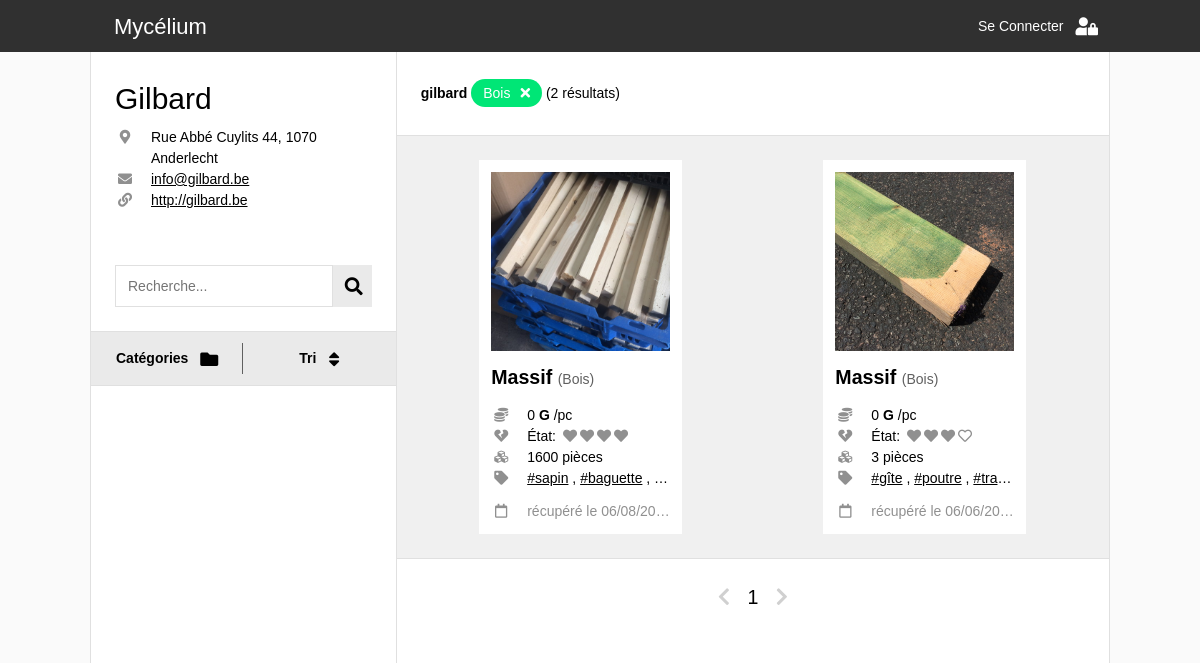
The app's page /catalogue.php?r=gilbard&catsearch=1, older data.
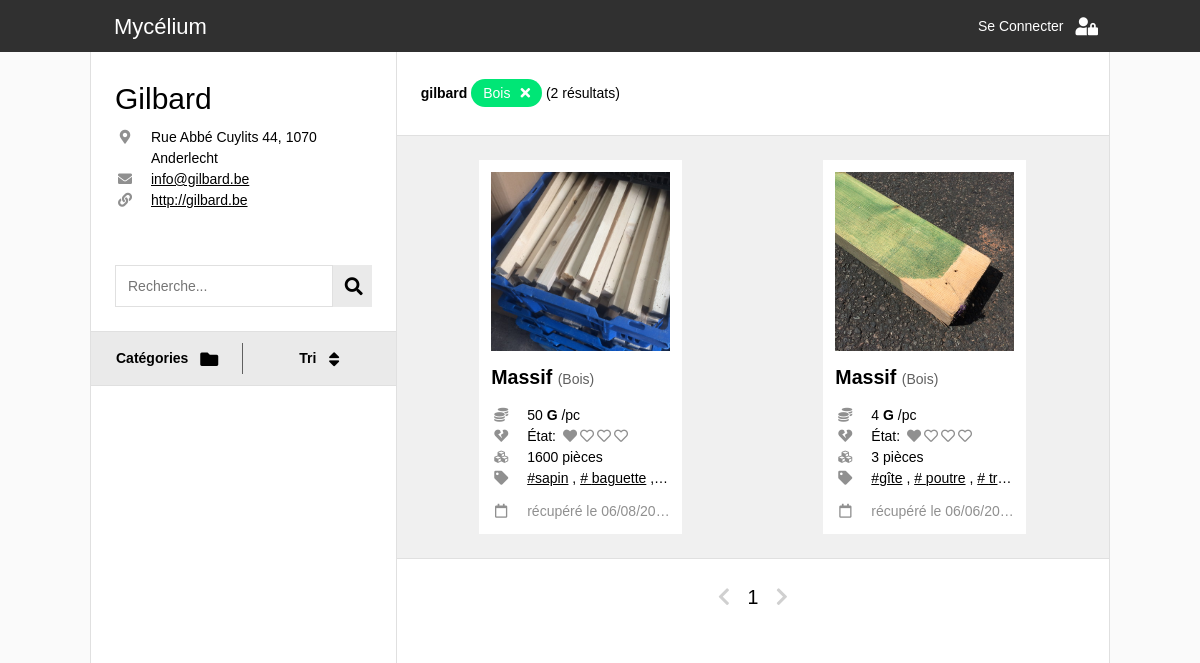
The same page, newer data.
### tables this page shows
CREATE TABLE `_global_recuperatheques` (
  `ID` int(11) NOT NULL,
  `nom` varchar(255) NOT NULL,
  `adresse` varchar(255) NOT NULL,
  `monnaie` varchar(8) NOT NULL,
  `telephone` varchar(16) NOT NULL,
  `mdp` varchar(255) NOT NULL,
  `site` varchar(255) NOT NULL,
  `pseudo` varchar(16) NOT NULL,
  `mail` varchar(255) NOT NULL,
  `date_creation` date DEFAULT NULL
);

CREATE TABLE `gilbard_catalogue` (
  `ID` int(11) NOT NULL,
  `ID_categorie` int(11) NOT NULL,
  `ID_souscategorie` int(11) NOT NULL,
  `pieces` int(11) NOT NULL,
  `dimensions` varchar(255) NOT NULL,
  `etat` int(11) NOT NULL,
  `tags` text NOT NULL,
  `remarques` text NOT NULL,
  `date_ajout` datetime NOT NULL DEFAULT CURRENT_TIMESTAMP,
  `poids` float NOT NULL,
  `prix` float NOT NULL,
  `localisation` varchar(255) NOT NULL
);

CREATE TABLE `_global_souscategories` (
  `ID` int(11) NOT NULL,
  `nom` varchar(255) NOT NULL,
  `ID_categorie` int(11) NOT NULL,
  `unite` varchar(255) NOT NULL,
  `prix` float NOT NULL
);

CREATE TABLE `_global_categories` (
  `ID` int(11) NOT NULL,
  `nom` varchar(255) NOT NULL,
  `score` int(11) NOT NULL
);

### connection_db.php (called while the page is built, shortened)
<?php
  function link_construct($params, $web_page = 1){
    if ($web_page==1){
      $web_page = basename($_SERVER['PHP_SELF']);
    }
    $getURL = $web_page . '?' . http_build_query(array_merge($_GET, $params));
    return $getURL;
  }
?>

### categories_system.php (called while the page is built, shortened)
<?php
  $reqCat = $bdd->prepare('  SELECT cat.ID AS cat_ID, cat.nom AS cat_nom,
                             sscat.ID AS ID, sscat.ID_categorie, sscat.nom AS nom
                             FROM _global_souscategories sscat
                             INNER JOIN _global_categories cat ON sscat.ID_categorie=cat.ID
                             ORDER BY cat.ID, sscat.ID
                             ');
  $reqCat->execute();
  $system = array();
  $current_cat = '';
  while($sscat = $reqCat->fetch()){
    if($current_cat != $sscat['cat_ID']){
      $system[$sscat['cat_ID']] = array('nom' => $sscat['cat_nom'], 'sscats' => array());
      $current_cat = $sscat['cat_ID'];
    }
    $system[$sscat['cat_ID']]['sscats'][$sscat['ID']] = $sscat['nom'];
  }
?>

### item.php (the view, shortened to what the rows shown need)
<?php
  $prix = $item['prix'];
  $piece = "1 pièce";
  if ($item['pieces']>1){
    $piece = $item['pieces'] . " pièces";
  }
  $tags = explode(", ",$item['tags']);
?>
<div class='item'>
  <?php
    if(basename($_SERVER['PHP_SELF'])=="catalogue.php"){
       ?>
      <a class="hidden-link" href="item_page.php?r=<?php echo $recuperatheque?>&id=<?php echo $item['ID_item']?>">
        <span></span>
      </a>
    <?php
    }
  ?>
  <div class="photo-container">
      <?php
        $image_url = 'photos/' . $recuperatheque . '/' . $item['ID_item'] . '.jpg';
      ?>
      <img class="item-photo" src=<?php echo $image_url; ?> />
  </div>
  <div class="text-container">
    <div class='categorie-container'>
      <?php
      if ($item['sous_categorie']!='Autre'){
        ?>
        <span class="souscat"> <?php echo $item['sous_categorie']; ?> </span>
        <span class="cat"> (<?php echo $item['categorie']; ?>) </span>
      <?php
      }
      else{
        ?>
        <span class="souscat"> <?php echo $item['categorie']; ?> </span>
      <?php
      }
      ?>
    </div>
    <div class="info-container separateur">
      <div class="info-line">
        <i class='fas fa-coins info-icon'></i>
        <div class="info-text"><?php echo $prix; ?> <b><?php echo $recup_info['monnaie'];; ?></b> /pc </div>
      </div>
      <div class="info-line">
        <i class='fas fa-heart-broken info-icon'></i>
        <div class="info-text"> État:
          <span class='etat-icon-container'>
          <?php
          for($n = 0; $n < 4; $n++){
            if($item['etat'] > $n){
              echo '<i class="fas fa-heart"></i>' ;
            } else{
              echo '<i class="far fa-heart"></i>' ;
            }
          }
          ?>
          </span>
        </div>
      </div>
      <div class="info-line">
        <i class='fas fa-cubes info-icon'></i>
        <div class="info-text"><?php echo $piece; ?></div>
      </div>
    </div>
    <div class='tags-container separateur'>
      <div class="info-line">
        <i class='fas fa-tag info-icon'></i>
        <div class="info-text">
          <?php
            for($n = 0; $n < count($tags); $n++){?>
              <a class="tag" href= <?php echo link_construct(array('q'=>$tags[$n],'id'=>null, 'page'=>1), 'catalogue.php') ?> >#<?php echo $tags[$n];?></a>
              <?php
              if($n!=count($tags)-1){ echo ', '; }
            }
          ?>
        </div>
      </div>
    </div>
    <div class="date-container">
      <div class="info-line">
        <i class='far fa-calendar info-icon'></i>
        <div class="info-text">récupéré le <?php echo $item['date_ajout_fr']; ?></div>
      </div>
    </div>
  </div>
</div>

### catalogue.php (shortened to what the rows shown need)
<!DOCTYPE html>
<html lang="en">
<head>
  <link rel="stylesheet" href="css/w3.css">
  <link rel="stylesheet" href="https://use.fontawesome.com/releases/v5.7.0/css/all.css">
  <link rel="stylesheet" href="https://indestructibletype.com/fonts/Jost.css" type="text/css" charset="utf-8" />
  <link rel="stylesheet" href="css/main.css">
  <link rel="stylesheet" href="css/header.css">
  <link rel="stylesheet" href="css/menu.css">
  <link rel="stylesheet" href="css/item.css">
</head>
<body>
  <?php
    include('connection_db.php')
  ?>
  <?php
    $req = $bdd->prepare(' SELECT pseudo FROM _global_recuperatheques ');
    $req->execute();
    $recuperatheques = array();
    while($item = $req->fetch()){
      array_push($recuperatheques,$item['pseudo']);
    }
    if (isset($_GET['r']) && in_array($_GET['r'], $recuperatheques)){
      $recuperatheque = htmlspecialchars($_GET['r']);
      $recuperatheque_catalogue = htmlspecialchars($_GET['r']) . '_catalogue';
    } else{
      $recuperatheque = null;
    }
  ?>
  <?php
    if($recuperatheque){
      include('categories_system.php');
    }
  ?>
  <?php
    if (isset($_GET['q'])){
      $query = htmlspecialchars($_GET['q']);
    } else{
      $query = null;
    }
    $tri_option = array('date_ajout' => 'Date de récupération',
                        'prix' => 'Prix par pièce',
                        'etat' => 'État d\'usure',
                        'pieces' => 'Pièces disponibles');
    if (isset($_GET['order']) && array_key_exists($_GET['order'], $tri_option)){
      $tri = htmlspecialchars($_GET['order']);
    } else{
      $tri = 'date_ajout';
    }
    if(isset($_GET['catsearch']) and $_GET['catsearch']!=0
    and array_key_exists($_GET['catsearch'], $system)){
      $catsearch = htmlspecialchars($_GET['catsearch']);
    } else{
      $catsearch = null;
    }
    if(isset($_GET['sscatsearch']) and $_GET['sscatsearch']!=0
      and array_key_exists($_GET['sscatsearch'], $system[$catsearch]['sscats'])){
      $sscatsearch = htmlspecialchars($_GET['sscatsearch']);
    } else{
      $sscatsearch = null;
    }
    if (isset($_GET['page']) && is_numeric($_GET['page'])) {
      $page = (int) htmlspecialchars($_GET['page']);
    } else{
      $page = 1;
    }
  ?>
  <div class="quasi-fullwidth space-header two-side-flex">
      <?php
      if($recuperatheque){?>
        <div class="flex-third">
          <?php
            $req = $bdd->prepare(' SELECT * FROM _global_recuperatheques WHERE pseudo = :recuperatheque ');
            $req->bindValue(':recuperatheque', $recuperatheque , PDO::PARAM_STR);
            $req->execute();
            $recup_info = $req->fetch();
            include("recuperatheque_info.php");
          ?>
          <form class="container search-bar" action="catalogue.php" method="GET">
            <input type="text" class="search-bar-input" name="q" placeholder="Recherche..." value="<?php echo $query?>">
            <button class="w3-large fa fa-search search-bar-button" type="submit"></button>
          </form>
          <div class="menu-container" id="menu-container">
            <div class="menu-bar">
              <button id="cat-button" class="button-flex menu-button separation" onclick="openMenu(event,'categories')">
                <div class="button-title">Catégories</div>
                <i class='button-icon w3-large fas fa-folder'></i>
              </button>
              <button id="tri-button" class="button-flex menu-button" onclick="openMenu(event,'tri')">
                <div class="button-title">Tri</div>
                <i class='button-icon w3-large fas fa-sort'></i>
              </button>
            </div>
          </div>
        </div>
        <div class="flex-half">
          <?php
            $limit= 12;
            $starting_limit = ($page-1)*$limit;
            $req = $bdd->prepare('  SELECT COUNT(*) AS total
            FROM ' . $recuperatheque_catalogue . ' c
            INNER JOIN _global_categories cat ON c.ID_categorie=cat.ID
            INNER JOIN _global_souscategories sscat ON c.ID_souscategorie=sscat.ID
            WHERE (cat.nom LIKE :search OR sscat.nom LIKE :search OR dimensions LIKE :search OR tags LIKE :search OR remarques LIKE :search)
            AND (c.ID_souscategorie = :sscatsearch OR :sscatsearch is null)
            AND (c.ID_categorie = :catsearch OR :catsearch is null)
            ');
            $req->bindValue(':search', '%' . $query . '%', PDO::PARAM_STR);
            $req->bindValue(':sscatsearch', $sscatsearch, PDO::PARAM_INT);
            $req->bindValue(':catsearch', $catsearch, PDO::PARAM_INT);
            $req->execute();
            $total_count = $req->fetch()['total'];
            $req = $bdd->prepare('  SELECT
            c.ID AS ID_item, c.ID_categorie, c.ID_souscategorie, c.pieces AS pieces, c.dimensions AS dimensions, c.etat AS etat, c.tags AS tags,
            c.prix AS prix, c.poids AS poids, c.remarques AS remarques, c.localisation AS localisation,
            c.date_ajout AS date_ajout, DATE_FORMAT(c.date_ajout, \'%d/%m/%Y\') AS date_ajout_fr,
            cat.ID, cat.nom AS categorie,
            sscat.ID AS sscatID, sscat.ID_categorie, sscat.unite AS unitesscat, sscat.prix AS prixsscat, sscat.nom AS sous_categorie
            FROM ' . $recuperatheque_catalogue . ' c
            INNER JOIN _global_categories cat ON c.ID_categorie=cat.ID
            INNER JOIN _global_souscategories sscat ON c.ID_souscategorie=sscat.ID
            WHERE (cat.nom LIKE :search OR sscat.nom LIKE :search OR dimensions LIKE :search OR tags LIKE :search OR remarques LIKE :search)
            AND (c.ID_souscategorie = :sscatsearch OR :sscatsearch is null)
            AND (c.ID_categorie = :catsearch OR :catsearch is null)
            ORDER BY ' . $tri . ' DESC
            LIMIT ' . $starting_limit . ', ' . $limit
            );
            $req->bindValue(':search', '%' . $query . '%', PDO::PARAM_STR);
            $req->bindValue(':sscatsearch', $sscatsearch, PDO::PARAM_INT);
            $req->bindValue(':catsearch', $catsearch, PDO::PARAM_INT);
            $req->execute();
          ?>
          <div class="container border-bottom sticky">
            <div class="search-resume">
              <?php
              echo '<b>' . $recup_info['pseudo'] . ' </b>';
                if($query != '' || $catsearch != 0){
                    ?>
                    <?php
                  if($sscatsearch != 0){
                    if($query != ''){ echo ' dans '; }
                    ?>
                      <a href=" <?php echo link_construct(array('sscatsearch'=>null,'catsearch'=>null)) ?> ">
                        <?php echo $system[$catsearch]['sscats'][$sscatsearch] . ' (' . $system[$catsearch]['nom'] . ')' ?>
                      </a>
                    <?php
                  }
                  elseif($catsearch != 0){
                    ?>
                      <a href=" <?php echo link_construct(array('sscatsearch'=>null,'catsearch'=>null)) ?> ">
                        <?php echo $system[$catsearch]['nom'] ?>
                      </a>
                    <?php
                  }
                }
                echo ' (' . $total_count . ' résultats)';
              ?>
            </div>
          </div>
          <div class="items-container">
            <?php
              if ($req->rowCount() > 0) {
                while($item = $req->fetch()){
                  ?>
                  <div class="item-wrapper">
                      <?php include('item.php');?>
                  </div>
                  <?php
                }
              }
              else {
                echo '<h3 class="erreur"> Aucun résultat ne correspond à la recherche </h3>';
              }
            ?>
          </div>
          <div class="container page-nav">
            <a href= <?php echo link_construct(array('page'=>$page-1)) ?>
               class="<?php if($page-1 <= 0){ echo 'disabled'; } ?>">
               <i class='fas fa-chevron-left'></i>
            </a>
            <?php echo $page; ?>
            <a href= <?php echo link_construct(array('page'=>$page+1)) ?>
               class="<?php if(($page)*$limit >= $total_count){ echo 'disabled'; } ?>">
               <i class='fas fa-chevron-right'></i>
            </a>
          </div>
        </div>
        <?php
      }
      else {
        echo '<h3 class="erreur"> Pas de récupérathèque valide </h3>';
      }
      ?>
    </div>
</body>
</html>

### recuperatheque_info.php (shortened to what the rows shown need)
<div class="container recuperatheque
      <?php if(in_array(basename($_SERVER['PHP_SELF']),array("catalogue.php","item_page.php"))){
        echo "depliable" ;}
      ?>">
    <h2> <?php echo $recup_info['nom'] ;?> </h2>
    <div class="info">
      <?php if ($recup_info['adresse']){ ?>
        <div class="info-line">
          <i class="fas fa-map-marker-alt info-icon"></i>
          <div class="info-text"> <?php echo $recup_info['adresse'];?> </div>
        </div>
        <?php
        }
      ?>
      <?php if ($recup_info['mail']){ ?>
        <div class="info-line">
          <i class="fas fa-envelope info-icon"></i>
          <a class="info-text tag" href="mailto:<?php echo $recup_info['mail'];?>"> <?php echo $recup_info['mail'];?></a>
        </div>
        <?php
        }
      ?>
      <?php if ($recup_info['site']){ ?>
        <div class="info-line">
          <i class="fas fa-link info-icon"></i>
          <a class="info-text tag" href="<?php echo $recup_info['site'];?>" target="_blank"> <?php echo $recup_info['site'];?></a>
        </div>
      <?php
      }
      ?>
    </div>
</div>

Row changes from the older to the newer data that the page shows:
changed gilbard_catalogue "1600 pièces": prix "0" → "50"; etat 4 → 1 (drawn); tags "," → ",…"
changed gilbard_catalogue "3 pièces": prix "0" → "4"; etat 3 → 1 (drawn)
Text that changed along with them:
new list line: "# tr…"
list line gone: "# tra…"
